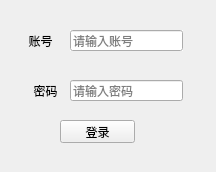
<?xml version="1.0" encoding="UTF-8"?>
<ui version="4.0">
 <class>Form</class>
 <widget class="QWidget" name="Form">
  <property name="geometry">
   <rect>
    <x>0</x>
    <y>0</y>
    <width>216</width>
    <height>172</height>
   </rect>
  </property>
  <property name="mouseTracking">
   <bool>false</bool>
  </property>
  <property name="contextMenuPolicy">
   <enum>Qt::ContextMenuPolicy::PreventContextMenu</enum>
  </property>
  <property name="acceptDrops">
   <bool>false</bool>
  </property>
  <property name="windowTitle">
   <string>Login</string>
  </property>
  <property name="windowIcon">
   <iconset>
    <normaloff>../picpic/iccccccooooo/3.ico</normaloff>../picpic/iccccccooooo/3.ico</iconset>
  </property>
  <property name="windowOpacity">
   <double>9.000000000000000</double>
  </property>
  <property name="autoFillBackground">
   <bool>false</bool>
  </property>
  <widget class="QLabel" name="label">
   <property name="geometry">
    <rect>
     <x>0</x>
     <y>30</y>
     <width>81</width>
     <height>21</height>
    </rect>
   </property>
   <property name="text">
    <string>账号</string>
   </property>
   <property name="alignment">
    <set>Qt::AlignmentFlag::AlignCenter</set>
   </property>
  </widget>
  <widget class="QLabel" name="label_2">
   <property name="geometry">
    <rect>
     <x>10</x>
     <y>80</y>
     <width>71</width>
     <height>21</height>
    </rect>
   </property>
   <property name="text">
    <string>密码</string>
   </property>
   <property name="alignment">
    <set>Qt::AlignmentFlag::AlignCenter</set>
   </property>
  </widget>
  <widget class="QLineEdit" name="lineEdit">
   <property name="geometry">
    <rect>
     <x>70</x>
     <y>30</y>
     <width>113</width>
     <height>21</height>
    </rect>
   </property>
   <property name="autoFillBackground">
    <bool>true</bool>
   </property>
   <property name="placeholderText">
    <string>请输入账号</string>
   </property>
  </widget>
  <widget class="QLineEdit" name="lineEdit_2">
   <property name="geometry">
    <rect>
     <x>70</x>
     <y>80</y>
     <width>113</width>
     <height>21</height>
    </rect>
   </property>
   <property name="dragEnabled">
    <bool>false</bool>
   </property>
   <property name="placeholderText">
    <string>请输入密码</string>
   </property>
  </widget>
  <widget class="QPushButton" name="pushButton">
   <property name="geometry">
    <rect>
     <x>60</x>
     <y>120</y>
     <width>75</width>
     <height>23</height>
    </rect>
   </property>
   <property name="text">
    <string>登录</string>
   </property>
  </widget>
 </widget>
 <resources/>
 <connections/>
</ui>
